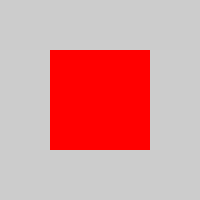
Frame 1 (no input)
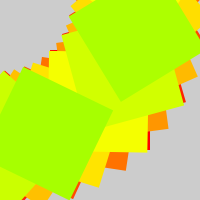
Frame 60 (the mouse pressed at the canvas centre just before this capture)
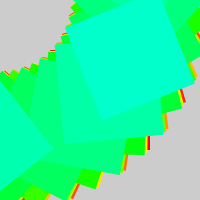
Frame 120 (the mouse held since frame 60 and released just before this capture)

The Processing sketch that drew these frames (run headless with seeded random() and noise(); from frame 60 on, the mouse is pressed at the canvas centre):

// Processing sketch: processing_173388
// ── processing_173388.pde

int newrot;
int newhue;
void setup() {
  size(200, 200);
  smooth();
  noStroke();
  colorMode(HSB);
}

void draw() {
  fill(newhue, 255, 255);
  pushMatrix();
  //translate(width/2,height/2);
  rotate(newrot);

  rect(50, 50, 100, 100);

  popMatrix();

  newhue++;
  newrot++;
  if (newhue==255) {
    newhue=0;
  }
}
